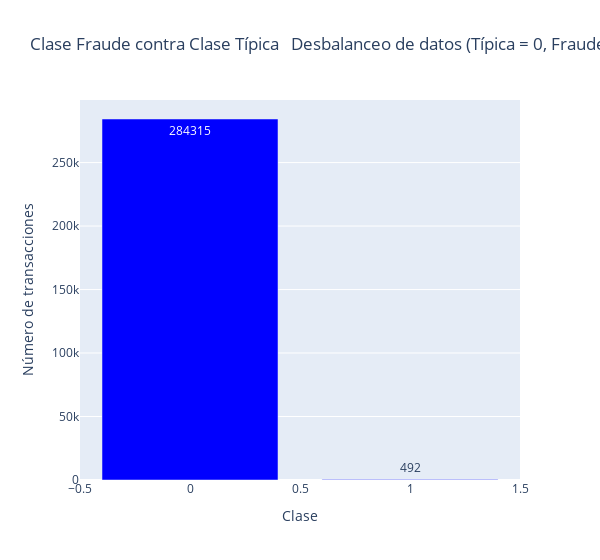

Write notebook code for a chart like this one.
### Code cell
df = pd.DataFrame({'is_fraud': temp.index,'values': temp.values})
#creamos un df exclusivo para representar la cantidad de transacciones fraudulentas contra las que no

trace = go.Bar(
    x = df['is_fraud'],y = df['values'],
    name="Clase Fraude contra Clase Típica - Desbalanceo de datos (Típica = 0, Fraude = 1)",
    marker=dict(color="Blue"),
    text=df['values']
)
data = [trace]
layout = dict(title = 'Clase Fraude contra Clase Típica \n Desbalanceo de datos (Típica = 0, Fraude = 1)',
          xaxis = dict(title = 'Clase', showticklabels=True), 
          yaxis = dict(title = 'Número de transacciones'),
          hovermode = 'closest',width=600
         )
fig = dict(data=data, layout=layout)
iplot(fig, filename='class')

### Figure 1 — Plotly figure (JSON) as saved in the notebook; plotly's stock layout.template omitted (floating-point values rounded to 4 significant figures)
{"data": [{"marker": {"color": "Blue"}, "name": "Clase Fraude contra Clase Típica - Desbalanceo de datos (Típica = 0, Fraude = 1)", "text": [284315, 492], "type": "bar", "x": [0, 1], "y": [284315, 492]}], "layout": {"hovermode": "closest", "title": {"text": "Clase Fraude contra Clase Típica \n Desbalanceo de datos (Típica = 0, Fraude = 1)"}, "width": 600, "xaxis": {"showticklabels": true, "title": {"text": "Clase"}}, "yaxis": {"title": {"text": "Número de transacciones"}}}}
